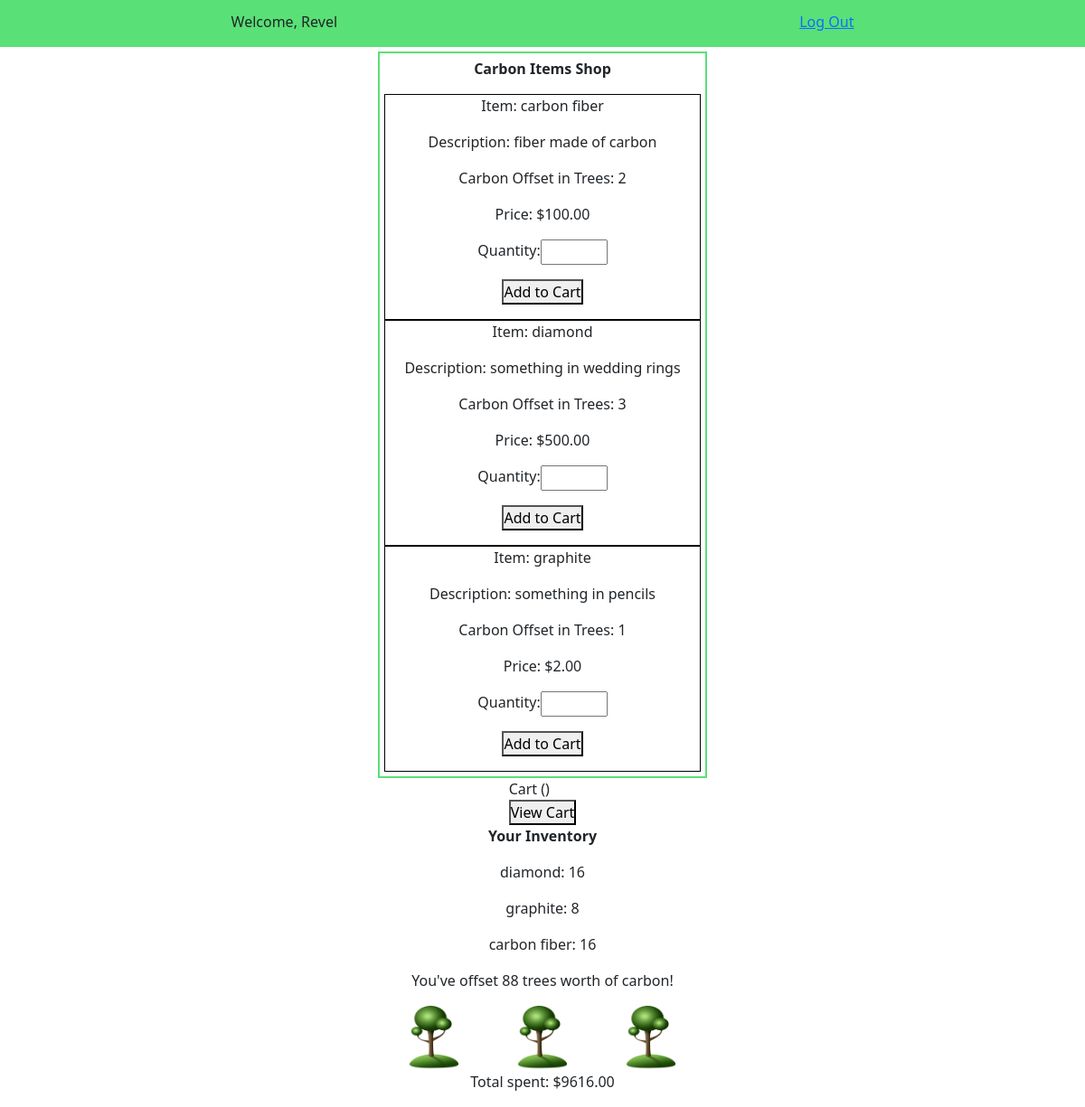
Screenshot of /marketplace/ (signed in) with the database file from the repository.
### login_app/models.py (models this page shows, shortened)
class User(models.Model):
    first_name = models.CharField(max_length=255)
    last_name = models.CharField(max_length=255)
    email = models.EmailField(max_length=254)
    password = models.CharField(max_length=255)
    created_at = models.DateTimeField(auto_now_add=True)
    updated_at = models.DateTimeField(auto_now=True)
    objects = UserManager()

### marketplace/models.py (models this page shows, shortened)
class Item(models.Model):
    name = models.CharField(max_length=100)
    description = models.TextField()
    carbon_offset_in_trees = models.IntegerField()
    cost = models.DecimalField(max_digits=5, decimal_places=2)
    purchases = models.ManyToManyField('login_app.User', through="User_Item_Count")
    carts = models.ManyToManyField(Cart, through="Cart_Item_Count")
    created_at = models.DateTimeField(auto_now_add=True)
    updated_at = models.DateTimeField(auto_now=True)
    objects = ItemManager()

class User_Item_Count(models.Model):
    user = models.ForeignKey('login_app.User', on_delete=models.CASCADE)
    item = models.ForeignKey(Item, on_delete=models.CASCADE)
    orders = models.IntegerField()
    created_at = models.DateTimeField(auto_now_add=True)
    updated_at = models.DateTimeField(auto_now=True)

### login_app/views.py (the view)
# urls.py: path('', include('marketplace.urls')),
def marketplace(request):
    if 'user_id' in request.session:
        shop_items = apps.get_model('marketplace.Item').objects.all()
        if shop_items:
            user_items = apps.get_model('marketplace.User_Item_Count').objects.filter(user=User.objects.get(id=request.session['user_id']))
            if user_items:
                total_carbon_offset = 0
                total_cost = 0
                for item in user_items:
                    total_carbon_offset += item.item.carbon_offset_in_trees * item.orders
                    total_cost += item.item.cost * item.orders
                context = {
                    'items': reversed(shop_items),
                    'user': User.objects.get(id=request.session['user_id']),
                    'user_items': user_items,
                    'total_carbon_offset': total_carbon_offset,
                    'total_cost': total_cost
                }
                return render(request, 'marketplace.html', context)
            else:
                context = {
                    'items': reversed(shop_items),
                    'user': User.objects.get(id=request.session['user_id']),
                }
                return render(request, 'marketplace.html', context)
        else:
            context = {
                'user': User.objects.get(id=request.session['user_id'])
            }
            return render(request, 'marketplace.html', context)
    else:
        return redirect('index')

### marketplace/templates/marketplace.html (shortened to what this page needs)
<!DOCTYPE html>
<html>
	<head>
        {% load static %}
        <link rel="stylesheet" href="https://cdn.jsdelivr.net/npm/bootstrap@5.1.1/dist/css/bootstrap.css">
        <link rel="stylesheet" href="{% static 'style.css' %}">
    </head>
    <body>
        <div id="wrapper">
            <div id="topdiv">
                <p>Welcome, {{user.first_name}}</p>
                <a href="logout/">Log Out</a>
            </div>
            <div id="catalog">
                <p class="bold">Carbon Items Shop</p>
                {% for item in items %}
                    <div class="catalog_item">
                        <p>Item: {{item.name}}</p>
                        <p>Description: {{item.description}}</p>
                        <p>Carbon Offset in Trees: {{item.carbon_offset_in_trees}}</p>
                        <p>Price: ${{item.cost}}</p>
                        <div class="form">
                            <form action="add-to-cart/{{item.id}}/{{user.id}}/" method="post">
                                <p>
                                    <label>
                                        Quantity:
                                        <input name="purchase_quantity" type="number" min="1" max="3" step="1" required>
                                    </label>
                                </p>
                                <p><button type="submit">Add to Cart</button></p>
                            </form>
                        </div>
                    </div>
                {% endfor %}
            </div>
            <div id="cart">
                Cart ()
                <form action="view-cart/{{user.id}}/" method="get">
                    <button type="submit">View Cart</button>
                </form>
            </div>
            <div class="orders">
                <p class="bold">Your Inventory</p>
                {% for item in user_items %}
                    <p>{{item.item.name}}: {{item.orders}}</p>
                {% endfor %}
                {% if total_carbon_offset > 0 %}
                    <p>You've offset {{total_carbon_offset}} trees worth of carbon!</p>
                    <div id="tree_imgs">
                        <img src="{% static 'tree.png' %}">
                        {% if total_carbon_offset > 10 %}
                            <img src="{% static 'tree.png' %}">
                        {% endif %}
                        {% if total_carbon_offset > 20 %}
                            <img src="{% static 'tree.png' %}">
                        {% endif %}
                    </div>
                {% endif %}
                <p>Total spent: ${{total_cost}}</p>
            </div>
        </div>
    </body>
</html>

### login_app/static/style.css (style rules this page uses)
* { margin: 0%; padding: 0%; box-sizing: border-box; }
#wrapper { display: flex; flex-flow: column; justify-content: space-around; align-items: center; }
.form { display: flex; flex-flow: column; align-items: center; text-align: center; }
label { width: 100%; display: flex; justify-content: space-between; }
#topdiv { display: flex; flex-flow: row; justify-content: space-around; width: 100%; padding-top: 1%; background-color: rgb(89, 224, 118); }
#catalog { text-align: center; border: 2px solid rgb(89, 224, 118); padding: 5px; margin-top: 5px; }
.bold { font-weight: bold; }
.catalog_item { border: 1px solid black; width: 350px; text-align: center; }
img { width: 15%; }
.orders { display: flex; align-items: center; justify-content: space-around; flex-flow: column; width: 30%; }
#tree_imgs { display: flex; flex-flow: row; align-items: center; justify-content: space-around; }

### rows the page displays
User: first_name "Revel"
Item: name "carbon fiber", description "fiber made of carbon", carbon_offset_in_trees "2", cost "100.00"
Item: name "diamond", description "something in wedding rings", carbon_offset_in_trees "3", cost "500.00"
Item: name "graphite", description "something in pencils", carbon_offset_in_trees "1", cost "2.00"
User_Item_Count: item.name "diamond", orders "16"
User_Item_Count: item.name "graphite", orders "8"
User_Item_Count: item.name "carbon fiber", orders "16"

### other values shown
{{ total_carbon_offset }} "88"
{{ total_cost }} "9616.00"
